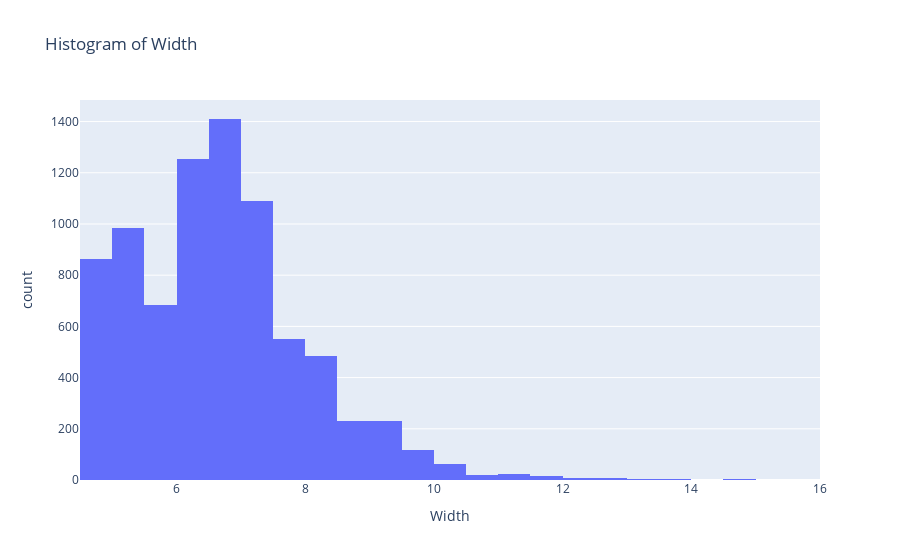

The notebook cell this image was saved under:
### Code cell
# Create a histogram and a box plot for the 'Width' column
fig = px.histogram(df_training, x='Width', nbins=30, title='Histogram of Width')
fig.show()

fig = px.box(df_training, 'Width', title='Box Plot of Width')
fig.show()

### Figure 1 — Plotly figure (JSON) as saved in the notebook; plotly's stock layout.template omitted (floating-point values rounded to 4 significant figures; data arrays with more than 128 entries replaced by an {"elided": "..."} marker saying what was removed)
{"data": [{"bingroup": "x", "hovertemplate": "Width=%{x}<br>count=%{y}<extra></extra>", "legendgroup": "", "marker": {"color": "#636efa", "pattern": {"shape": ""}}, "name": "", "nbinsx": 30, "orientation": "v", "showlegend": false, "type": "histogram", "x": {"elided": "8050 float values"}, "xaxis": "x", "yaxis": "y"}], "layout": {"barmode": "relative", "legend": {"tracegroupgap": 0}, "title": {"text": "Histogram of Width"}, "xaxis": {"anchor": "y", "domain": [0, 1], "title": {"text": "Width"}}, "yaxis": {"anchor": "x", "domain": [0, 1], "title": {"text": "count"}}}}
